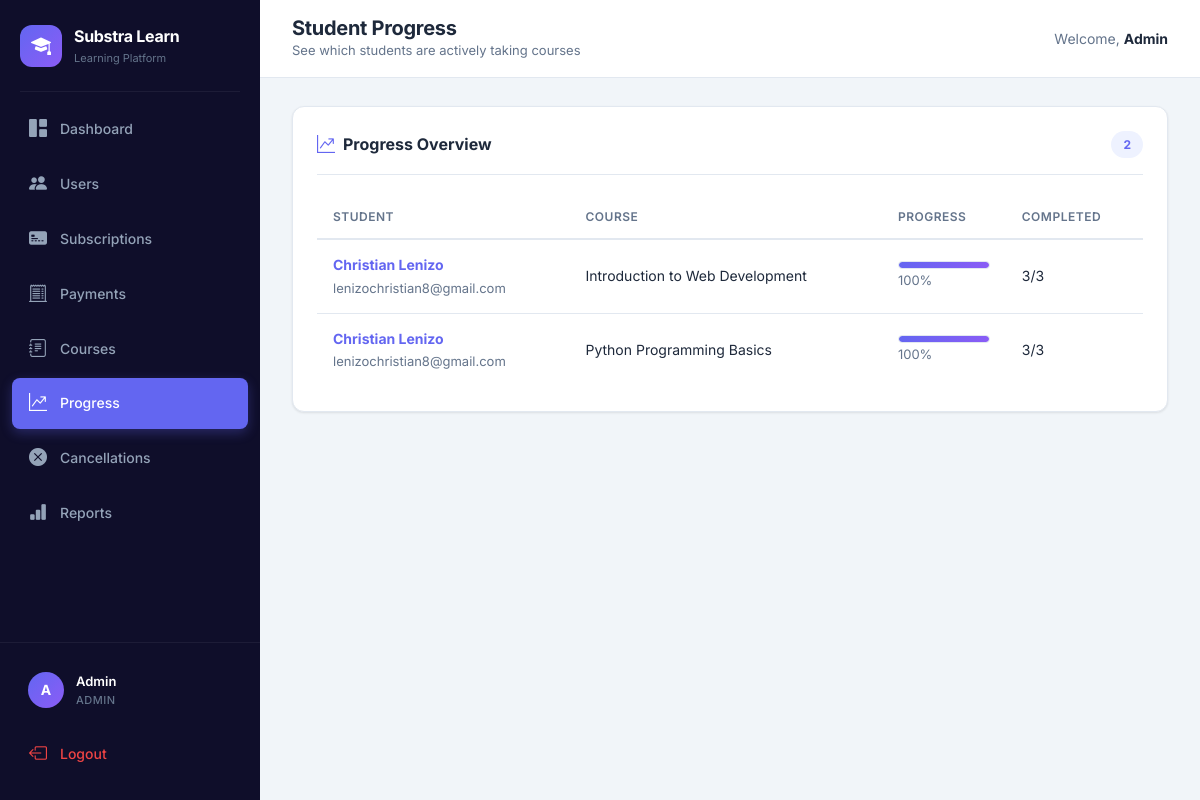
/admin/progress (signed in), run on an earlier commit of the app's database.
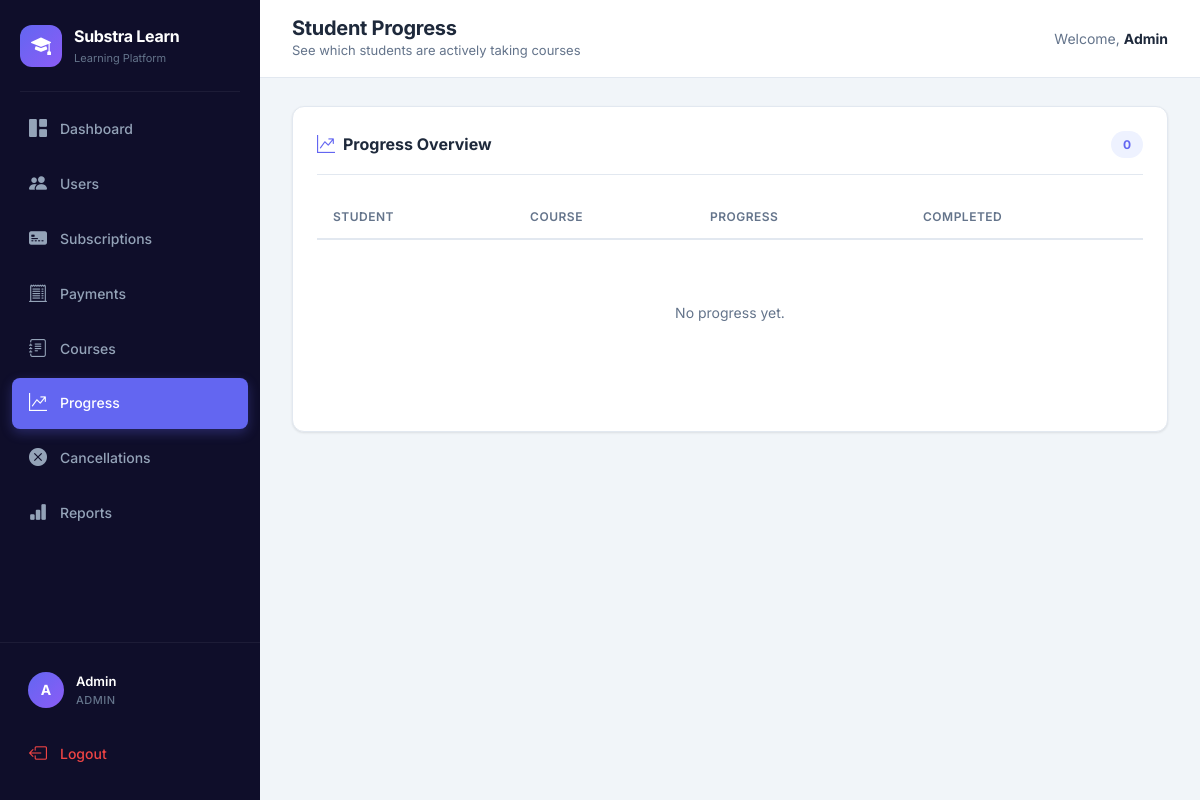
And on a later commit of the database.
### tables this page shows
CREATE TABLE users (
    id INTEGER PRIMARY KEY AUTOINCREMENT,
    name TEXT NOT NULL,
    email TEXT UNIQUE NOT NULL,
    password TEXT NOT NULL,
    role TEXT DEFAULT 'user',
    status TEXT DEFAULT 'active',
    created_at TEXT DEFAULT (datetime('now'))
);

CREATE TABLE courses (
    id INTEGER PRIMARY KEY AUTOINCREMENT,
    title TEXT NOT NULL,
    description TEXT DEFAULT '',
    plan_id INTEGER NOT NULL,
    status TEXT DEFAULT 'draft',
    thumbnail_url TEXT DEFAULT '',
    level TEXT DEFAULT '',
    duration TEXT DEFAULT '',
    created_at TEXT DEFAULT (datetime('now')),
    FOREIGN KEY (plan_id) REFERENCES plans(id)
);

### app.py (the view)
@app.route("/admin/progress")
@admin_required
def admin_progress():
    conn = get_db()
    rows = conn.execute(
        """
        SELECT u.id as user_id, u.name, u.email, c.id as course_id, c.title,
               COUNT(DISTINCT l.id) as total_lessons,
               COUNT(DISTINCT lp.lesson_id) as completed_lessons
        FROM users u
        CROSS JOIN courses c
        LEFT JOIN lessons l ON l.course_id=c.id AND l.status='published'
        LEFT JOIN lesson_progress lp ON lp.lesson_id=l.id AND lp.user_id=u.id
        WHERE u.role='user' AND c.status='published'
        GROUP BY u.id, c.id
        HAVING completed_lessons > 0
        ORDER BY u.name, c.title
        """
    ).fetchall()
    conn.close()
    return render_template("admin_progress.html", rows=rows)

### app.py (called while the page is built, shortened)
def get_db():
    db_path = os.getenv("DATABASE_PATH", "database.db")
    conn = sqlite3.connect(db_path, timeout=10)
    conn.row_factory = sqlite3.Row
    conn.execute("PRAGMA journal_mode=WAL")
    conn.execute("PRAGMA busy_timeout=10000")
    return conn

@app.context_processor
def inject_helpers():
    def csrf_field():
        return Markup(f'<input type="hidden" name="csrf_token" value="{escape(get_csrf_token())}">')
    return {"csrf_token": get_csrf_token, "csrf_field": csrf_field}

@app.before_request
def protect_posts():
    if request.method != "POST":
        return

def admin_required(func):
    @wraps(func)
    def wrapper(*args, **kwargs):
        if "user_id" not in session or session.get("role") != "admin":
            flash("Access denied", "danger")
            return redirect("/login")
        return func(*args, **kwargs)
    return wrapper

@app.before_request
def refresh_admin_badges():
    if session.get("role") == "admin":
        conn = get_db()
        pending = conn.execute("SELECT COUNT(*) FROM cancellation_requests WHERE status='pending'").fetchone()[0]
        failed = conn.execute("SELECT COUNT(*) FROM payments WHERE status='failed'").fetchone()[0]
        conn.close()
        session["pending_count"] = pending
        session["failed_payment_count"] = failed

### templates/admin_progress.html
{% extends "base.html" %}
{% block page_title %}Student Progress{% endblock %}
{% block page_subtitle %}See which students are actively taking courses{% endblock %}
{% block content %}
<div class="content-card"><div class="card-header-custom"><h2 class="card-title"><i class="bi bi-graph-up-arrow"></i> Progress Overview</h2><span class="badge-count">{{ rows|length }}</span></div><div class="table-wrapper"><table class="table-custom"><thead><tr><th>Student</th><th>Course</th><th>Progress</th><th>Completed</th></tr></thead><tbody>{% for r in rows %}{% set percent = ((r['completed_lessons'] / r['total_lessons'] * 100)|round|int) if r['total_lessons'] else 0 %}<tr><td><strong><a href="/admin/user/{{ r['user_id'] }}">{{ r['name'] }}</a></strong><br><span class="text-muted-custom">{{ r['email'] }}</span></td><td>{{ r['title'] }}</td><td><div class="progress-track progress-track-sm"><div class="progress-fill" style="width: {{ percent }}%;"></div></div><span class="text-muted-custom">{{ percent }}%</span></td><td>{{ r['completed_lessons'] }}/{{ r['total_lessons'] }}</td></tr>{% else %}<tr><td colspan="4"><div class="empty-state"><p>No progress yet.</p></div></td></tr>{% endfor %}</tbody></table></div></div>
{% endblock %}

### templates/base.html (shortened to what this page needs)
<!DOCTYPE html>
<html lang="en">
<head>
    <link href="https://cdn.jsdelivr.net/npm/bootstrap@5.3.0/dist/css/bootstrap.min.css" rel="stylesheet">
    <link href="https://cdn.jsdelivr.net/npm/bootstrap-icons@1.11.0/font/bootstrap-icons.css" rel="stylesheet">
    <link href="/static/style.css" rel="stylesheet">
</head>
<body>
{% if session.get('user_id') %}
<aside class="sidebar" id="sidebar">
    <div class="sidebar-brand">
        <div class="brand-icon"><i class="bi bi-mortarboard-fill"></i></div>
        <div><span class="brand-name">Substra Learn</span><span class="brand-tagline">Learning Platform</span></div>
    </div>
    <div class="sidebar-divider"></div>
    <nav class="sidebar-nav">
        {% if session.get('role') == 'admin' %}
            <a href="/admin" class="nav-item {% if request.path == '/admin' %}active{% endif %}"><i class="bi bi-grid-1x2-fill"></i><span>Dashboard</span></a>
            <a href="/admin/users" class="nav-item {% if request.path.startswith('/admin/user') or request.path == '/admin/users' %}active{% endif %}"><i class="bi bi-people-fill"></i><span>Users</span></a>
            <a href="/admin/subscriptions" class="nav-item {% if request.path.startswith('/admin/subscription') %}active{% endif %}"><i class="bi bi-credit-card-2-front-fill"></i><span>Subscriptions</span></a>
            <a href="/admin/payments" class="nav-item "><i class="bi bi-receipt-cutoff"></i><span>Payments</span></a>
            <a href="/admin/courses" class="nav-item {% if request.path.startswith('/admin/course') or request.path == '/admin/courses' %}active{% endif %}"><i class="bi bi-journal-text"></i><span>Courses</span></a>
            <a href="/admin/progress" class="nav-item {% if request.path == '/admin/progress' %}active{% endif %}"><i class="bi bi-graph-up-arrow"></i><span>Progress</span></a>
            <a href="/admin/cancellations" class="nav-item "><i class="bi bi-x-circle-fill"></i><span>Cancellations</span></a>
            <a href="/admin/reports" class="nav-item {% if request.path == '/admin/reports' %}active{% endif %}"><i class="bi bi-bar-chart-fill"></i><span>Reports</span></a>
        {% endif %}
    </nav>
    <div class="sidebar-footer">
        <div class="user-card"><div class="user-avatar">{{ session.get('user_name', 'U')[0]|upper }}</div><div class="user-info"><span class="user-name">{{ session.get('user_name') }}</span><span class="user-role">{{ session.get('role')|upper }}</span></div></div>
        <a href="/logout" class="nav-item logout-btn"><i class="bi bi-box-arrow-left"></i><span>Logout</span></a>
    </div>
</aside>
<main class="main-content">
    <header class="topbar">
        <div class="topbar-left"><div><h1 class="page-title">{% block page_title %}{% endblock %}</h1><p class="page-subtitle">{% block page_subtitle %}{% endblock %}</p></div></div>
        <div class="topbar-right"><span class="topbar-greeting">Welcome, <strong>{{ session.get('user_name') }}</strong></span></div>
    </header>
    <div class="page-content">{% block content %}{% endblock %}</div>
</main>
{% else %}
    {% block auth_content %}{% endblock %}
{% endif %}
</body>
</html>

What changed in the data, as far as the page shows it:
removed users: name "Christian Lenizo", email "lenizochristian8@gmail.com", title "Introduction to Web Development", percent "100", completed_lessons "3", total_lessons "3", title "Python Programming Basics"
Also different on the page:
{{ rows|length }}: "2" → "0"
text now shown: "No progress yet."
